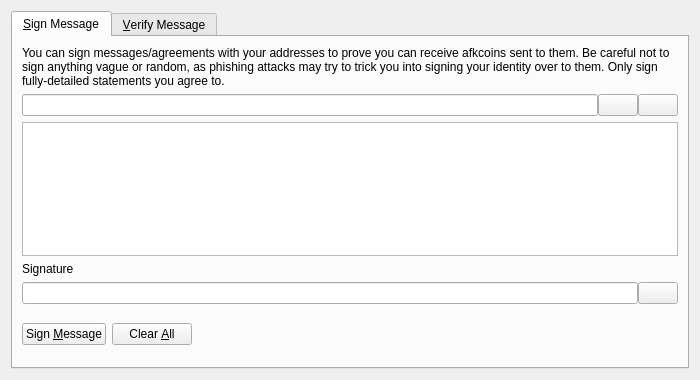
<?xml version="1.0" encoding="UTF-8"?>
<ui version="4.0">
 <class>SignVerifyMessageDialog</class>
 <widget class="QDialog" name="SignVerifyMessageDialog">
  <property name="geometry">
   <rect>
    <x>0</x>
    <y>0</y>
    <width>700</width>
    <height>380</height>
   </rect>
  </property>
  <property name="windowTitle">
   <string>Signatures - Sign / Verify a Message</string>
  </property>
  <property name="modal">
   <bool>true</bool>
  </property>
  <layout class="QVBoxLayout" name="verticalLayout">
   <item>
    <widget class="QTabWidget" name="tabWidget">
     <property name="currentIndex">
      <number>0</number>
     </property>
     <widget class="QWidget" name="tabSignMessage">
      <attribute name="title">
       <string>&amp;Sign Message</string>
      </attribute>
      <layout class="QVBoxLayout" name="verticalLayout_SM">
       <item>
        <widget class="QLabel" name="infoLabel_SM">
         <property name="text">
          <string>You can sign messages/agreements with your addresses to prove you can receive afkcoins sent to them. Be careful not to sign anything vague or random, as phishing attacks may try to trick you into signing your identity over to them. Only sign fully-detailed statements you agree to.</string>
         </property>
         <property name="textFormat">
          <enum>Qt::PlainText</enum>
         </property>
         <property name="wordWrap">
          <bool>true</bool>
         </property>
        </widget>
       </item>
       <item>
        <layout class="QHBoxLayout" name="horizontalLayout_1_SM">
         <property name="spacing">
          <number>0</number>
         </property>
         <item>
          <widget class="QValidatedLineEdit" name="addressIn_SM">
           <property name="toolTip">
            <string>The Litecoin address to sign the message with</string>
           </property>
          </widget>
         </item>
         <item>
          <widget class="QPushButton" name="addressBookButton_SM">
           <property name="toolTip">
            <string>Choose previously used address</string>
           </property>
           <property name="text">
            <string/>
           </property>
           <property name="icon">
            <iconset resource="../bitcoin.qrc">
             <normaloff>:/icons/address-book</normaloff>:/icons/address-book</iconset>
           </property>
           <property name="shortcut">
            <string>Alt+A</string>
           </property>
           <property name="autoDefault">
            <bool>false</bool>
           </property>
          </widget>
         </item>
         <item>
          <widget class="QPushButton" name="pasteButton_SM">
           <property name="toolTip">
            <string>Paste address from clipboard</string>
           </property>
           <property name="text">
            <string/>
           </property>
           <property name="icon">
            <iconset resource="../bitcoin.qrc">
             <normaloff>:/icons/editpaste</normaloff>:/icons/editpaste</iconset>
           </property>
           <property name="shortcut">
            <string>Alt+P</string>
           </property>
           <property name="autoDefault">
            <bool>false</bool>
           </property>
          </widget>
         </item>
        </layout>
       </item>
       <item>
        <widget class="QPlainTextEdit" name="messageIn_SM">
         <property name="toolTip">
          <string>Enter the message you want to sign here</string>
         </property>
        </widget>
       </item>
       <item>
        <widget class="QLabel" name="signatureLabel_SM">
         <property name="text">
          <string>Signature</string>
         </property>
         <property name="textFormat">
          <enum>Qt::PlainText</enum>
         </property>
        </widget>
       </item>
       <item>
        <layout class="QHBoxLayout" name="horizontalLayout_2_SM">
         <property name="spacing">
          <number>0</number>
         </property>
         <item>
          <widget class="QLineEdit" name="signatureOut_SM">
           <property name="font">
            <font>
             <italic>true</italic>
            </font>
           </property>
           <property name="readOnly">
            <bool>true</bool>
           </property>
          </widget>
         </item>
         <item>
          <widget class="QPushButton" name="copySignatureButton_SM">
           <property name="toolTip">
            <string>Copy the current signature to the system clipboard</string>
           </property>
           <property name="text">
            <string/>
           </property>
           <property name="icon">
            <iconset resource="../bitcoin.qrc">
             <normaloff>:/icons/editcopy</normaloff>:/icons/editcopy</iconset>
           </property>
           <property name="autoDefault">
            <bool>false</bool>
           </property>
          </widget>
         </item>
        </layout>
       </item>
       <item>
        <layout class="QHBoxLayout" name="horizontalLayout_3_SM">
         <item>
          <widget class="QPushButton" name="signMessageButton_SM">
           <property name="toolTip">
            <string>Sign the message to prove you own this Litecoin address</string>
           </property>
           <property name="text">
            <string>Sign &amp;Message</string>
           </property>
           <property name="icon">
            <iconset resource="../bitcoin.qrc">
             <normaloff>:/icons/edit</normaloff>:/icons/edit</iconset>
           </property>
           <property name="autoDefault">
            <bool>false</bool>
           </property>
          </widget>
         </item>
         <item>
          <widget class="QPushButton" name="clearButton_SM">
           <property name="toolTip">
            <string>Reset all sign message fields</string>
           </property>
           <property name="text">
            <string>Clear &amp;All</string>
           </property>
           <property name="icon">
            <iconset resource="../bitcoin.qrc">
             <normaloff>:/icons/remove</normaloff>:/icons/remove</iconset>
           </property>
           <property name="autoDefault">
            <bool>false</bool>
           </property>
          </widget>
         </item>
         <item>
          <spacer name="horizontalSpacer_1_SM">
           <property name="orientation">
            <enum>Qt::Horizontal</enum>
           </property>
           <property name="sizeHint" stdset="0">
            <size>
             <width>40</width>
             <height>48</height>
            </size>
           </property>
          </spacer>
         </item>
         <item>
          <widget class="QLabel" name="statusLabel_SM">
           <property name="font">
            <font>
             <weight>75</weight>
             <bold>true</bold>
            </font>
           </property>
           <property name="text">
            <string/>
           </property>
           <property name="wordWrap">
            <bool>true</bool>
           </property>
          </widget>
         </item>
         <item>
          <spacer name="horizontalSpacer_2_SM">
           <property name="orientation">
            <enum>Qt::Horizontal</enum>
           </property>
           <property name="sizeHint" stdset="0">
            <size>
             <width>40</width>
             <height>48</height>
            </size>
           </property>
          </spacer>
         </item>
        </layout>
       </item>
      </layout>
     </widget>
     <widget class="QWidget" name="tabVerifyMessage">
      <attribute name="title">
       <string>&amp;Verify Message</string>
      </attribute>
      <layout class="QVBoxLayout" name="verticalLayout_VM">
       <item>
        <widget class="QLabel" name="infoLabel_VM">
         <property name="text">
          <string>Enter the receiver's address, message (ensure you copy line breaks, spaces, tabs, etc. exactly) and signature below to verify the message. Be careful not to read more into the signature than what is in the signed message itself, to avoid being tricked by a man-in-the-middle attack. Note that this only proves the signing party receives with the address, it cannot prove sendership of any transaction!</string>
         </property>
         <property name="textFormat">
          <enum>Qt::PlainText</enum>
         </property>
         <property name="alignment">
          <set>Qt::AlignLeading|Qt::AlignLeft|Qt::AlignTop</set>
         </property>
         <property name="wordWrap">
          <bool>true</bool>
         </property>
        </widget>
       </item>
       <item>
        <layout class="QHBoxLayout" name="horizontalLayout_1_VM">
         <property name="spacing">
          <number>0</number>
         </property>
         <item>
          <widget class="QValidatedLineEdit" name="addressIn_VM">
           <property name="toolTip">
            <string>The Litecoin address the message was signed with</string>
           </property>
          </widget>
         </item>
         <item>
          <widget class="QPushButton" name="addressBookButton_VM">
           <property name="toolTip">
            <string>Choose previously used address</string>
           </property>
           <property name="text">
            <string/>
           </property>
           <property name="icon">
            <iconset resource="../bitcoin.qrc">
             <normaloff>:/icons/address-book</normaloff>:/icons/address-book</iconset>
           </property>
           <property name="shortcut">
            <string>Alt+A</string>
           </property>
           <property name="autoDefault">
            <bool>false</bool>
           </property>
          </widget>
         </item>
        </layout>
       </item>
       <item>
        <widget class="QPlainTextEdit" name="messageIn_VM"/>
       </item>
       <item>
        <widget class="QValidatedLineEdit" name="signatureIn_VM"/>
       </item>
       <item>
        <layout class="QHBoxLayout" name="horizontalLayout_2_VM">
         <item>
          <widget class="QPushButton" name="verifyMessageButton_VM">
           <property name="toolTip">
            <string>Verify the message to ensure it was signed with the specified Litecoin address</string>
           </property>
           <property name="text">
            <string>Verify &amp;Message</string>
           </property>
           <property name="icon">
            <iconset resource="../bitcoin.qrc">
             <normaloff>:/icons/transaction_0</normaloff>:/icons/transaction_0</iconset>
           </property>
           <property name="autoDefault">
            <bool>false</bool>
           </property>
          </widget>
         </item>
         <item>
          <widget class="QPushButton" name="clearButton_VM">
           <property name="toolTip">
            <string>Reset all verify message fields</string>
           </property>
           <property name="text">
            <string>Clear &amp;All</string>
           </property>
           <property name="icon">
            <iconset resource="../bitcoin.qrc">
             <normaloff>:/icons/remove</normaloff>:/icons/remove</iconset>
           </property>
           <property name="autoDefault">
            <bool>false</bool>
           </property>
          </widget>
         </item>
         <item>
          <spacer name="horizontalSpacer_1_VM">
           <property name="orientation">
            <enum>Qt::Horizontal</enum>
           </property>
           <property name="sizeHint" stdset="0">
            <size>
             <width>40</width>
             <height>48</height>
            </size>
           </property>
          </spacer>
         </item>
         <item>
          <widget class="QLabel" name="statusLabel_VM">
           <property name="font">
            <font>
             <weight>75</weight>
             <bold>true</bold>
            </font>
           </property>
           <property name="text">
            <string/>
           </property>
           <property name="wordWrap">
            <bool>true</bool>
           </property>
          </widget>
         </item>
         <item>
          <spacer name="horizontalSpacer_2_VM">
           <property name="orientation">
            <enum>Qt::Horizontal</enum>
           </property>
           <property name="sizeHint" stdset="0">
            <size>
             <width>40</width>
             <height>48</height>
            </size>
           </property>
          </spacer>
         </item>
        </layout>
       </item>
      </layout>
     </widget>
    </widget>
   </item>
  </layout>
 </widget>
 <customwidgets>
  <customwidget>
   <class>QValidatedLineEdit</class>
   <extends>QLineEdit</extends>
   <header>qvalidatedlineedit.h</header>
  </customwidget>
 </customwidgets>
 <resources>
  <include location="../bitcoin.qrc"/>
 </resources>
 <connections/>
</ui>
